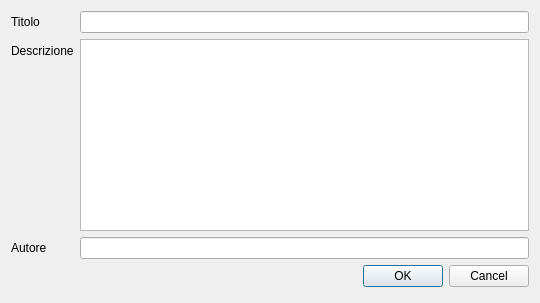
<?xml version="1.0" encoding="UTF-8"?>
<ui version="4.0">
 <class>IntranetPodcastPublishingDialog</class>
 <widget class="QDialog" name="IntranetPodcastPublishingDialog">
  <property name="windowModality">
   <enum>Qt::WindowModal</enum>
  </property>
  <property name="geometry">
   <rect>
    <x>0</x>
    <y>0</y>
    <width>540</width>
    <height>303</height>
   </rect>
  </property>
  <property name="windowTitle">
   <string>Publish Podcast to YouTube</string>
  </property>
  <layout class="QVBoxLayout" name="verticalLayout">
   <item>
    <layout class="QFormLayout" name="formLayout">
     <property name="fieldGrowthPolicy">
      <enum>QFormLayout::AllNonFixedFieldsGrow</enum>
     </property>
     <item row="0" column="0">
      <widget class="QLabel" name="titleLabel">
       <property name="text">
        <string>Titolo</string>
       </property>
      </widget>
     </item>
     <item row="0" column="1">
      <widget class="QLineEdit" name="title">
       <property name="maxLength">
        <number>60</number>
       </property>
      </widget>
     </item>
     <item row="2" column="0">
      <widget class="QLabel" name="decriptionLabel">
       <property name="text">
        <string>Descrizione</string>
       </property>
      </widget>
     </item>
     <item row="2" column="1">
      <widget class="QPlainTextEdit" name="description">
       <property name="sizePolicy">
        <sizepolicy hsizetype="Expanding" vsizetype="Fixed">
         <horstretch>0</horstretch>
         <verstretch>0</verstretch>
        </sizepolicy>
       </property>
       <property name="minimumSize">
        <size>
         <width>0</width>
         <height>168</height>
        </size>
       </property>
      </widget>
     </item>
     <item row="4" column="0">
      <widget class="QLabel" name="keywordsLabel">
       <property name="text">
        <string>Autore</string>
       </property>
      </widget>
     </item>
     <item row="4" column="1">
      <widget class="QLineEdit" name="author">
       <property name="text">
        <string/>
       </property>
      </widget>
     </item>
     <item row="5" column="1">
      <widget class="QDialogButtonBox" name="dialogButtons">
       <property name="standardButtons">
        <set>QDialogButtonBox::Cancel|QDialogButtonBox::Ok</set>
       </property>
      </widget>
     </item>
    </layout>
   </item>
  </layout>
 </widget>
 <layoutdefault spacing="6" margin="11"/>
 <resources/>
 <connections/>
</ui>
